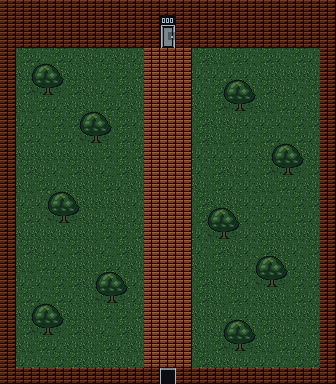

Tiled map render using the project's own tile images. Description and the whole map definition, tile-layer contents included, below:
An orthogonal 21x24 tile map with 16x16 px tiles, 1 tile layer (tiles) and 2 objects (entry, exit).

<map version="1.10" tiledversion="1.12.2" orientation="orthogonal" renderorder="right-down" width="21" height="24" tilewidth="16" tileheight="16" infinite="0" nextlayerid="3" nextobjectid="3">
 <properties>
  <property name="kind" value="courtyard" />
 </properties>
 <tileset firstgid="1" source="../tilesets/garden.tsx" />
 <layer id="1" name="tiles" width="21" height="24">
  <data encoding="csv">
48,48,48,48,48,48,48,48,48,48,48,48,48,48,48,48,48,48,48,48,48,
48,49,49,49,49,49,49,49,49,49,10,49,49,49,49,49,49,49,49,49,48,
48,49,49,49,49,49,49,49,49,49,11,49,49,49,49,49,49,49,49,49,48,
48,45,44,45,44,46,44,46,44,47,47,47,45,46,45,44,45,44,45,44,48,
48,46,50,51,46,46,45,45,45,47,47,47,44,44,44,44,46,46,46,46,48,
48,45,52,53,45,46,44,45,46,47,47,47,44,45,50,51,45,46,44,45,48,
48,46,45,44,46,46,45,44,46,47,47,47,46,45,52,53,46,45,44,46,48,
48,44,44,45,45,50,51,45,44,47,47,47,45,46,46,44,44,44,45,45,48,
48,45,44,45,44,52,53,45,44,47,47,47,45,46,45,44,45,44,45,44,48,
48,46,46,46,46,46,45,45,45,47,47,47,44,44,44,44,46,50,51,46,48,
48,45,46,44,45,46,44,45,46,47,47,47,44,45,46,44,45,52,53,45,48,
48,46,45,44,46,46,45,44,46,47,47,47,46,45,44,44,46,45,44,46,48,
48,44,44,50,51,46,46,46,44,47,47,47,45,46,46,44,44,44,45,45,48,
48,45,44,52,53,46,44,46,44,47,47,47,45,50,51,44,45,44,45,44,48,
48,46,46,46,46,46,45,45,45,47,47,47,44,52,53,44,46,46,46,46,48,
48,45,46,44,45,46,44,45,46,47,47,47,44,45,46,44,45,46,44,45,48,
48,46,45,44,46,46,45,44,46,47,47,47,46,45,44,44,50,51,44,46,48,
48,44,44,45,45,46,50,51,44,47,47,47,45,46,46,44,52,53,45,45,48,
48,45,44,45,44,46,52,53,44,47,47,47,45,46,45,44,46,46,45,44,48,
48,46,50,51,46,46,45,45,45,47,47,47,46,46,44,44,46,46,46,46,48,
48,45,52,53,45,46,44,45,46,47,47,47,46,46,50,51,45,46,44,45,48,
48,46,45,44,46,46,45,44,46,47,47,47,46,45,52,53,46,45,44,46,48,
48,44,44,45,45,46,46,46,44,47,47,47,45,46,46,44,44,44,45,45,48,
48,48,48,48,48,48,48,48,48,48,25,48,48,48,48,48,48,48,48,48,48
</data>
 </layer>
 <objectgroup id="2" name="objects">
  <object id="1" name="entry" x="160" y="368" width="16" height="16">
   <properties>
    <property name="wall" value="bottom" />
   </properties>
  </object>
  <object id="2" name="exit" x="160" y="16" width="16" height="32">
   <properties>
    <property name="wall" value="top" />
   </properties>
  </object>
 </objectgroup>
</map>
